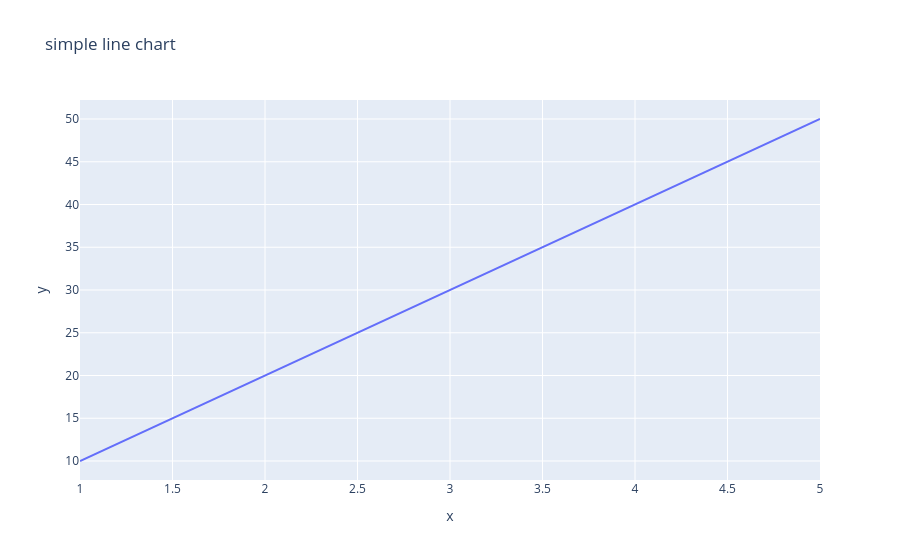

Notebook source saved alongside this figure:
### Code cell
import plotly.express as px
x=[1,2,3,4,5]
y=[10,20,30,40,50]
fig=px.line(x=x,y=y ,title ="simple line chart")
fig.show()

### Figure 1 — Plotly figure (JSON) as saved in the notebook; plotly's stock layout.template omitted (floating-point values rounded to 4 significant figures)
{"data": [{"hovertemplate": "x=%{x}<br>y=%{y}<extra></extra>", "legendgroup": "", "line": {"color": "#636efa", "dash": "solid"}, "marker": {"symbol": "circle"}, "mode": "lines", "name": "", "orientation": "v", "showlegend": false, "type": "scatter", "x": [1, 2, 3, 4, 5], "xaxis": "x", "y": [10, 20, 30, 40, 50], "yaxis": "y"}], "layout": {"legend": {"tracegroupgap": 0}, "title": {"text": "simple line chart"}, "xaxis": {"anchor": "y", "domain": [0, 1], "title": {"text": "x"}}, "yaxis": {"anchor": "x", "domain": [0, 1], "title": {"text": "y"}}}}
